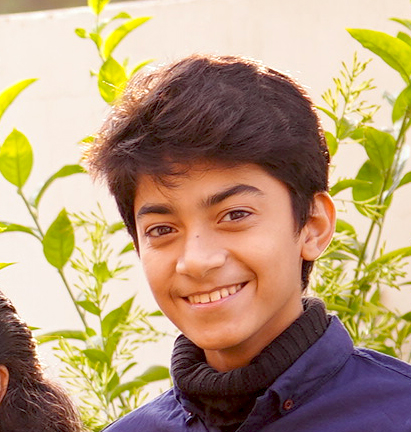
#> input picture resources/AHS0cc2566.jpg, 411 x 432 px
$ python cannyImage.py
#> lines starting #> are read from the running program, lines starting #| are printed output that depends on the picture
import cv2
import numpy as np

img = cv2.imread("resources/AHS0cc2566.jpg")
#> img is the input picture: shape (432, 411, 3); mean B, G, R 122.9, 154.9, 181.8
img = cv2.resize(img,(600,600))
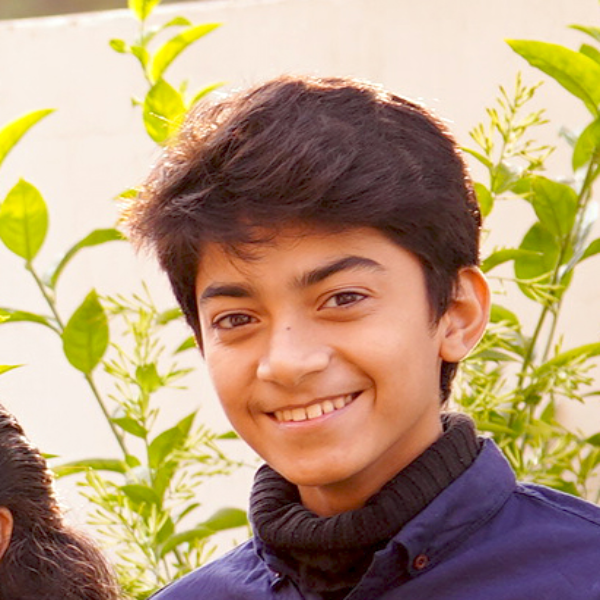
#> img: shape (600, 600, 3); mean B, G, R 122.8, 154.8, 181.6
cv2.imshow("Mohammad faraz" , img)
cannyImg = cv2.Canny(img,200,600)
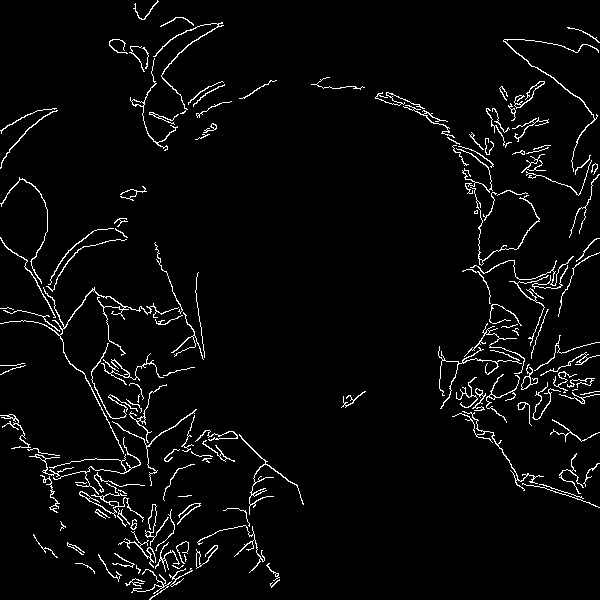
#> cannyImg: shape (600, 600); 3.7% white in thin lines or dots
cv2.imshow("Mohammad faraz canny" , cannyImg)
cv2.imwrite("D:\\Faraz\\COMPUTER VISION PYTHON\\resources\\DownloadedImageFromPYTHON.png",cannyImg)
cv2.waitKey(0)
cv2.destroyAllWindows()

$ run again, with resources/AHS02274.JPG copied over resources/AHS0cc2566.jpg
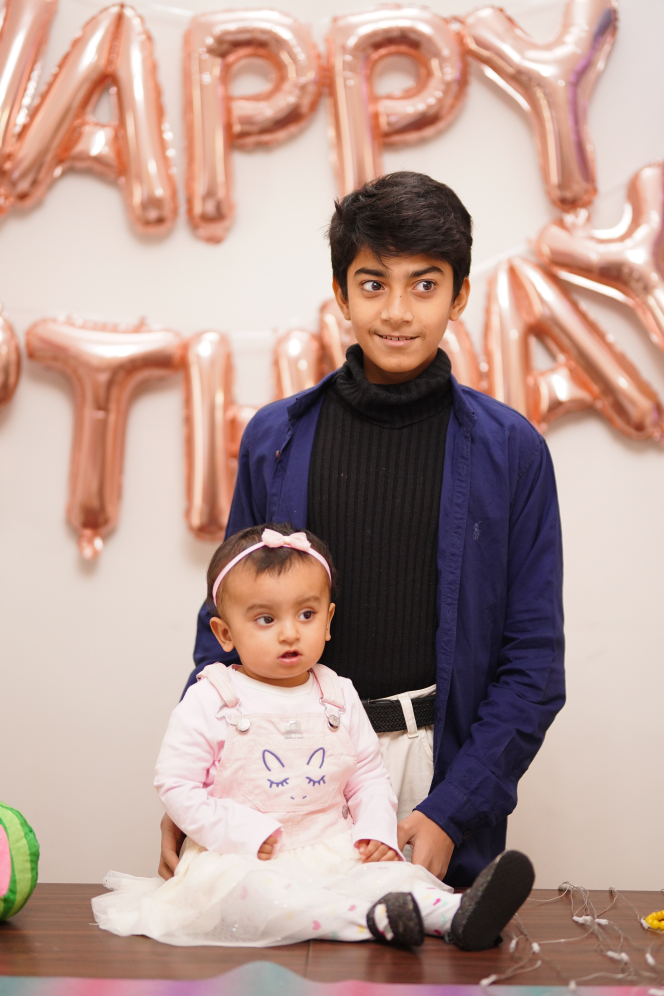
#> input picture resources/AHS02274.JPG, 2656 x 3984 px (shown at 1/4 size)
#> img is the input picture: shape (3984, 2656, 3); mean B, G, R 147.7, 155.8, 183.1
#> `img = cv2.resize(img,(600,600))`:
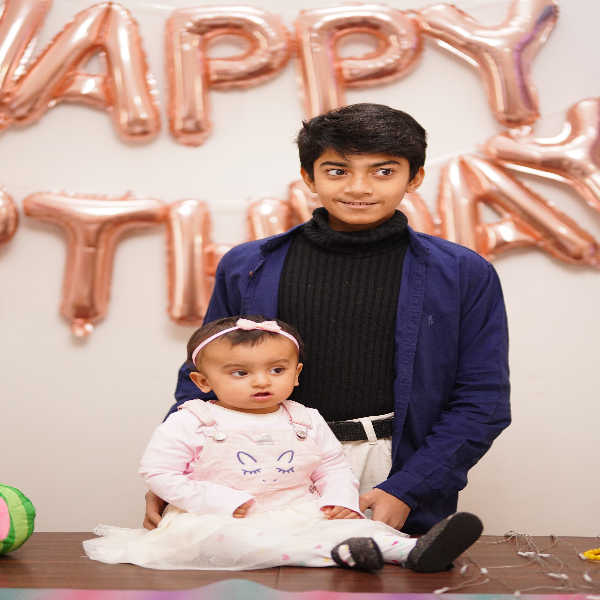
#> img: shape (600, 600, 3); mean B, G, R 147.6, 155.7, 183
#> `cannyImg = cv2.Canny(img,200,600)`:
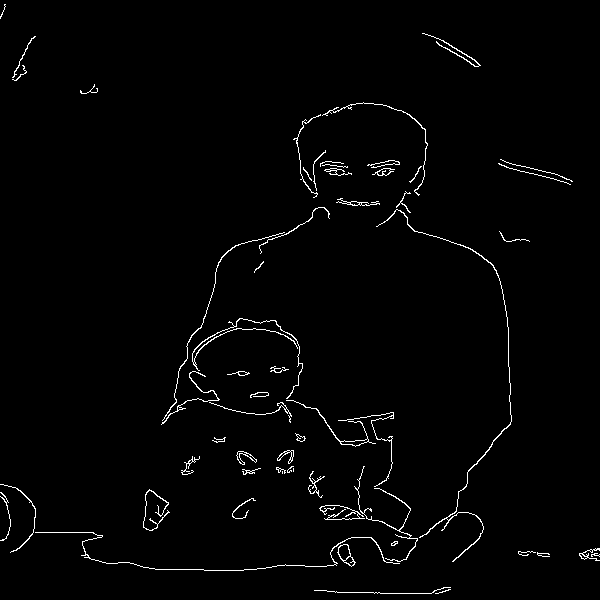
#> cannyImg: shape (600, 600); 1.6% white in thin lines or dots
